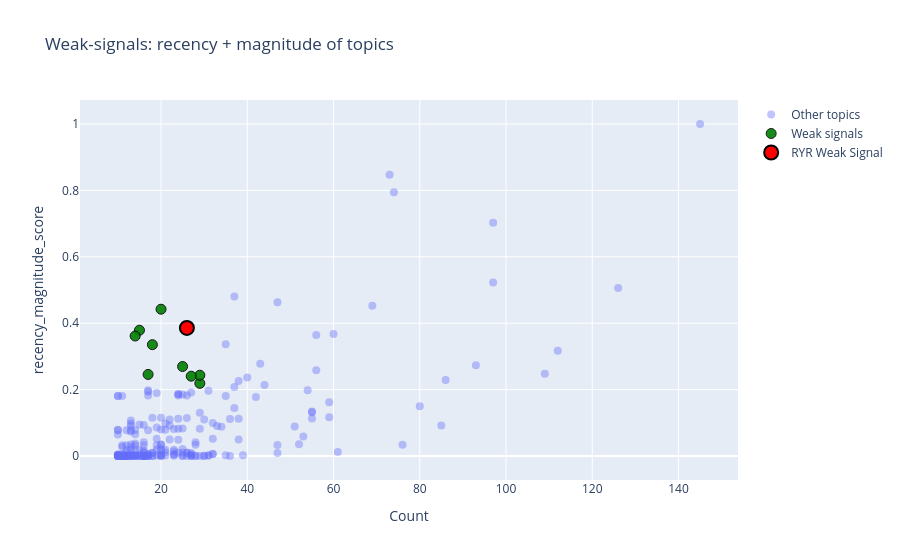

Notebook code for this chart:
### Code cell
import plotly.graph_objects as go
import re

# --- 1) ryr mask (red) ---
mask_ryr = df_plot_jump["Representation"].apply(
    lambda lst: any(
        re.fullmatch(r"(ryr)", str(x).lower())
        for x in lst
    )
)

# --- 2) Weak-signal mask from round-robin ranking (green) ---
# ws_jump_top was returned by rank_weak_signals(...)
weak_names = set(ws_jump_top["Name"])
mask_weak = df_plot_jump["Name"].isin(weak_names)

# Weak signals excluding ryr (so ryr stays only in red layer)
mask_weak_non_ryr = mask_weak & ~mask_ryr

# Base (neither ryr nor weak-signal)
mask_base = ~mask_ryr & ~mask_weak

df_base = df_plot_jump[mask_base]
df_weak = df_plot_jump[mask_weak_non_ryr]
df_ryr = df_plot_jump[mask_ryr]

fig = go.Figure()

# --- Base layer: all other topics ---
fig.add_trace(
    go.Scatter(
        x=df_base["Count"],
        y=df_base["recency_jump_score"],
        mode="markers",
        marker=dict(size=8, opacity=0.4),
        text=df_base["Name"],
        hovertext=df_base["Representation"].astype(str),
        name="Other topics",
    )
)

# --- Weak signals (round-robin) in green ---
fig.add_trace(
    go.Scatter(
        x=df_weak["Count"],
        y=df_weak["recency_jump_score"],
        mode="markers",
        marker=dict(
            size=10,
            color="green",
            line=dict(width=1, color="black"),
            opacity=0.9,
        ),
        text=df_weak["Name"],
        hovertext=df_weak["Representation"].astype(str),
        name="Weak signals",
    )
)

# --- ryr-related topic(s) in red ---
fig.add_trace(
    go.Scatter(
        x=df_ryr["Count"],
        y=df_ryr["recency_jump_score"],
        mode="markers",
        marker=dict(
            size=14,
            color="red",
            line=dict(width=2, color="black"),
        ),
        text=df_ryr["Name"],
        hovertext=df_ryr["Representation"].astype(str),
        name="RYR Weak Signal",
    )
)

# Axis + layout
fig.update_xaxes(title_text="Count")
fig.update_yaxes(title_text="recency_magnitude_score")  # label text only

fig.update_layout(
    title="Weak-signals: recency + magnitude of topics"
)

fig.show()

### Figure 1 — Plotly figure (JSON) as saved in the notebook; plotly's stock layout.template omitted (floating-point values rounded to 4 significant figures; data arrays with more than 128 entries replaced by an {"elided": "..."} marker saying what was removed)
{"data": [{"hovertext": {"elided": "217 str values"}, "marker": {"opacity": 0.4, "size": 8}, "mode": "markers", "name": "Other topics", "text": {"elided": "217 str values"}, "type": "scatter", "x": {"elided": "217 int values"}, "y": {"elided": "217 float values"}}, {"hovertext": ["['detection', 'method', 'analytes', 'nqr', 'matrices', 'batches', 'herbal', 'interday', 'bds', 'identification']", "['kava', 'gkg', 'apap', 'females', 'males', 'pacific', '10', 'vehicle', 'cys', 'incidences']", "['creatine', 'cr', 'cnh', 'cm', 'cnl', 'monohydrate', '2g', 'training', 'cee', 'tlr7']", "['kidney', 'caz', 'da', 'piglets', 'llcpk1', 'zea', 'mgml', 'control1mgkg', 'zeylanicai', 'mts']", "['fracture', 'hip', 'steroid', 'anabolic', 'versus', 'rehabilitation', 'trial', 'trials', 'complications', 'albumin']", "['frailty', 'older', 'adults', 'undernutrition', 'elderly', 'people', 'geriatric', 'malnutrition', 'physical', 'nutritional']", "['psynephrine', 'synephrine', 'aurantium', 'orange', 'bitter', 'citrus', 'msynephrine', 'extract', 'procumbens', 'adrenergic']", "['i3c', 'cancer', 'pgp', 'mmc', 'cells', 'heip', 'pe', 'aml', 'chemopreventive', 'indole3carbinol']", "['pfs', 'botanical', 'alkenylbenzenes', 'pfss', 'kcl', 'alkenylbenzene', 'weps', 'poisons', 'plant', 'concern']"], "marker": {"color": "green", "line": {"color": "black", "width": 1}, "opacity": 0.9, "size": 10}, "mode": "markers", "name": "Weak signals", "text": ["109_detection_method_analytes_nqr", "127_kava_gkg_apap_females", "138_creatine_cr_cnh_cm", "158_kidney_caz_da_piglets", "172_fracture_hip_steroid_anabolic", "58_frailty_older_adults_undernutrition", "62_psynephrine_synephrine_aurantium_orange", "73_i3c_cancer_pgp_mmc", "82_pfs_botanical_alkenylbenzenes_pfss"], "type": "scatter", "x": [20, 18, 17, 15, 14, 29, 29, 27, 25], "y": [0.4422, 0.3353, 0.2457, 0.3789, 0.3614, 0.2188, 0.2433, 0.2404, 0.2695]}, {"hovertext": ["['rice', 'red', 'yeast', 'lovastatin', 'citrinin', 'ryr', 'monacolin', 'monacolins', 'fermented', 'bsm']"], "marker": {"color": "red", "line": {"color": "black", "width": 2}, "size": 14}, "mode": "markers", "name": "RYR Weak Signal", "text": ["79_rice_red_yeast_lovastatin"], "type": "scatter", "x": [26], "y": [0.3858]}], "layout": {"title": {"text": "Weak-signals: recency + magnitude of topics"}, "xaxis": {"title": {"text": "Count"}}, "yaxis": {"title": {"text": "recency_magnitude_score"}}}}
